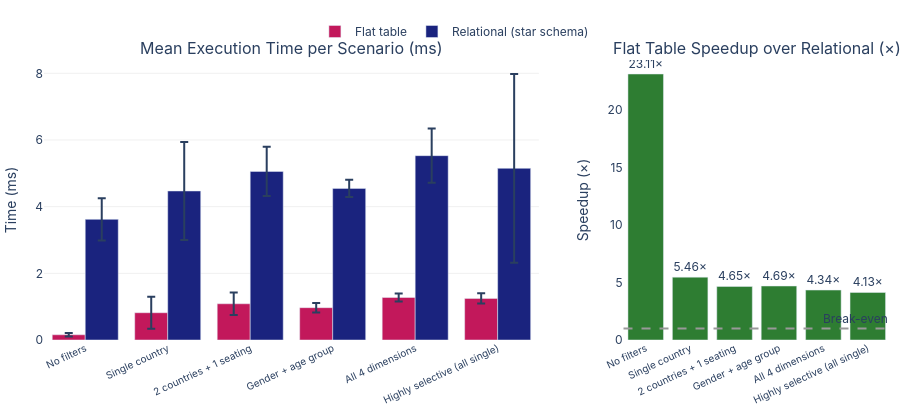

The cell this chart's notebook holds for it:
### Markdown cell above
---
## 6. Visualisation

### Code cell
fig = make_subplots(
    rows=1, cols=2,
    subplot_titles=(
        'Mean Execution Time per Scenario (ms)',
        'Flat Table Speedup over Relational (×)',
    ),
    column_widths=[0.65, 0.35],
)

short_labels = [
    s['label'].replace(' (full table)', '').replace(' active', '')
    for s in scenarios
]

# ── Left: grouped bar ────────────────────────────────────────────────────────
fig.add_trace(go.Bar(
    name='Flat table',
    x=short_labels, y=df_results['Flat (ms)'],
    error_y=dict(type='data', array=df_results['Flat Std (ms)'].tolist(), visible=True),
    marker_color='#C2185B',
    offsetgroup=0,
), row=1, col=1)

fig.add_trace(go.Bar(
    name='Relational (star schema)',
    x=short_labels, y=df_results['Relational (ms)'],
    error_y=dict(type='data', array=df_results['Relational Std'].tolist(), visible=True),
    marker_color='#1A237E',
    offsetgroup=1,
), row=1, col=1)

# ── Right: speedup bar ───────────────────────────────────────────────────────
speedup_colors = ['#2E7D32' if v >= 1 else '#C62828' for v in df_results['Speedup (×)']]

fig.add_trace(go.Bar(
    name='Speedup (×)',
    x=short_labels, y=df_results['Speedup (×)'],
    marker_color=speedup_colors,
    text=df_results['Speedup (×)'].apply(lambda v: f'{v:.2f}×'),
    textposition='outside',
    showlegend=False,
), row=1, col=2)

fig.add_hline(y=1, line_dash='dash', line_color='#999',
              annotation_text='Break-even', row=1, col=2)

fig.update_layout(
    height=420,
    barmode='group',
    legend=dict(orientation='h', yanchor='bottom', y=1.05, xanchor='right', x=0.65),
    plot_bgcolor='rgba(0,0,0,0)',
    paper_bgcolor='rgba(0,0,0,0)',
    font=dict(family='Inter, Arial, sans-serif', size=12),
    margin=dict(l=10, r=10, t=60, b=80),
)
fig.update_xaxes(tickangle=-25, tickfont_size=10)
fig.update_yaxes(showgrid=True, gridcolor='#f0f0f0', row=1, col=1)
fig.update_yaxes(title_text='Speedup (×)', row=1, col=2)
fig.update_yaxes(title_text='Time (ms)',   row=1, col=1)

fig.show()

### Figure 1 — Plotly figure (JSON) as saved in the notebook; plotly's stock layout.template omitted (floating-point values rounded to 4 significant figures)
{"data": [{"error_y": {"array": [0.0503, 0.4795, 0.3368, 0.1412, 0.1177, 0.1538], "type": "data", "visible": true}, "marker": {"color": "#C2185B"}, "name": "Flat table", "offsetgroup": "0", "type": "bar", "x": ["No filters", "Single country", "2 countries + 1 seating", "Gender + age group", "All 4 dimensions", "Highly selective (all single)"], "xaxis": "x", "y": [0.1566, 0.818, 1.087, 0.9697, 1.274, 1.248], "yaxis": "y"}, {"error_y": {"array": [0.6356, 1.467, 0.7377, 0.2584, 0.8121, 2.83], "type": "data", "visible": true}, "marker": {"color": "#1A237E"}, "name": "Relational (star schema)", "offsetgroup": "1", "type": "bar", "x": ["No filters", "Single country", "2 countries + 1 seating", "Gender + age group", "All 4 dimensions", "Highly selective (all single)"], "xaxis": "x", "y": [3.619, 4.47, 5.056, 4.548, 5.529, 5.149], "yaxis": "y"}, {"marker": {"color": ["#2E7D32", "#2E7D32", "#2E7D32", "#2E7D32", "#2E7D32", "#2E7D32"]}, "name": "Speedup (×)", "showlegend": false, "text": ["23.11×", "5.46×", "4.65×", "4.69×", "4.34×", "4.13×"], "textposition": "outside", "type": "bar", "x": ["No filters", "Single country", "2 countries + 1 seating", "Gender + age group", "All 4 dimensions", "Highly selective (all single)"], "xaxis": "x2", "y": [23.11, 5.46, 4.65, 4.69, 4.34, 4.13], "yaxis": "y2"}], "layout": {"annotations": [{"font": {"size": 16}, "showarrow": false, "text": "Mean Execution Time per Scenario (ms)", "x": 0.2925, "xanchor": "center", "xref": "paper", "y": 1, "yanchor": "bottom", "yref": "paper"}, {"font": {"size": 16}, "showarrow": false, "text": "Flat Table Speedup over Relational (×)", "x": 0.8425, "xanchor": "center", "xref": "paper", "y": 1, "yanchor": "bottom", "yref": "paper"}, {"showarrow": false, "text": "Break-even", "x": 1, "xanchor": "right", "xref": "x2 domain", "y": 1, "yanchor": "bottom", "yref": "y2"}], "barmode": "group", "font": {"family": "Inter, Arial, sans-serif", "size": 12}, "height": 420, "legend": {"orientation": "h", "x": 0.65, "xanchor": "right", "y": 1.05, "yanchor": "bottom"}, "margin": {"b": 80, "l": 10, "r": 10, "t": 60}, "paper_bgcolor": "rgba(0,0,0,0)", "plot_bgcolor": "rgba(0,0,0,0)", "shapes": [{"line": {"color": "#999", "dash": "dash"}, "type": "line", "x0": 0, "x1": 1, "xref": "x2 domain", "y0": 1, "y1": 1, "yref": "y2"}], "xaxis": {"anchor": "y", "domain": [0, 0.585], "tickangle": -25, "tickfont": {"size": 10}}, "xaxis2": {"anchor": "y2", "domain": [0.685, 1], "tickangle": -25, "tickfont": {"size": 10}}, "yaxis": {"anchor": "x", "domain": [0, 1], "gridcolor": "#f0f0f0", "showgrid": true, "title": {"text": "Time (ms)"}}, "yaxis2": {"anchor": "x2", "domain": [0, 1], "title": {"text": "Speedup (×)"}}}}
